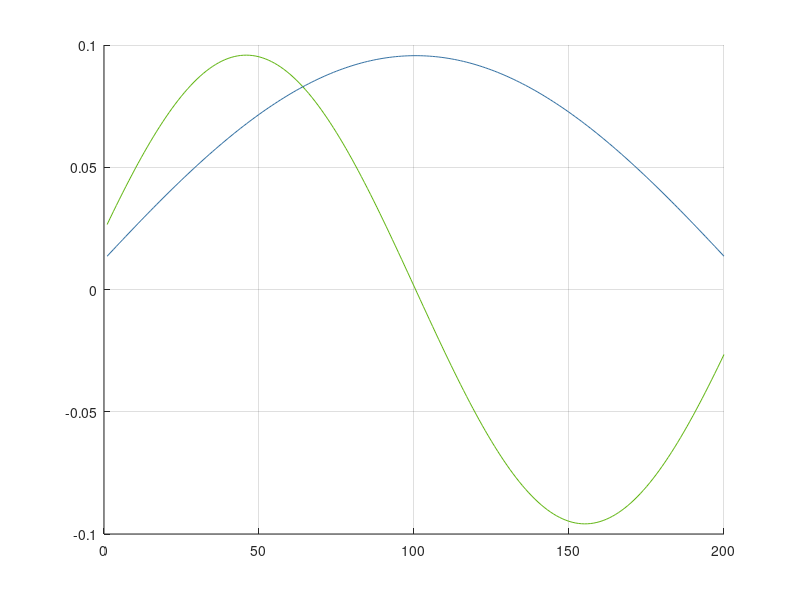

Reproduce this figure in MATLAB.
% this script shows that the eigenvectors of a Toplitz matrix have a Fourier basis structure
% see "Risk and Asset Allocation"-Springer (2005), by A. Meucci

close all; clear; clc;
%%%%%%%%%%%%%%%%%%%%%%%%%%%%%%%%%%%%%%%%%%%%%%%%%%%%%%%%%%%%%%%%%%%%%%%%%%%%%%%%%%%%%%%%%%%%%%%%%%%%%%%%%%%%%%%
N=200; % dimension of the matrix
Decay=.9;      % decay factor

%%%%%%%%%%%%%%%%%%%%%%%%%%%%%%%%%%%%%%%%%%%%%%%%%%%%%%%%%%%%%%%%%%%%%%%%%%%%%%%%%%%%%%%%%%%%%%%%%%%%%%%%%%%%%%%
T=eye(N);
for n=1:N-1
    T=T+Decay^n*(diag(ones(N-n,1),n)+diag(ones(N-n,1),-n));
end
[EigVect,EigVals]=eig(T);

%%%%%%%%%%%%%%%%%%%%%%%%%%%%%%%%%%%%%%%%%%%%%%%%%%%%%%%%%%%%%%%%%%%%%%%%%%%%%%%%%%%%%%%%%%%%%%%%%%%%%%%%%%%%%%%
figure
for n=N-1:N
    hold on
    h=plot(EigVect(:,n));
    set(h,'color',[rand() rand() rand()]);
end
grid on